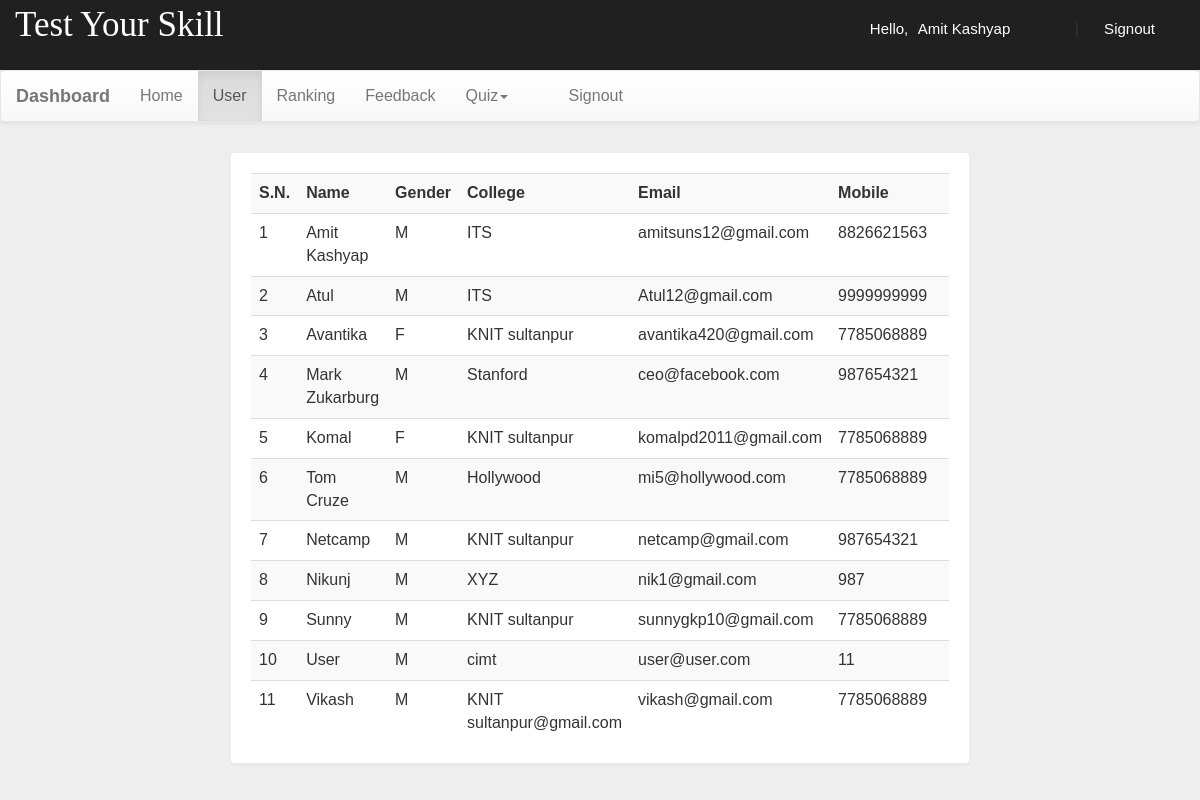
Screenshot of /login/dash.php?q=1 (signed in) with the database file from the repository.
### tables this page shows
CREATE TABLE `user` (
  `name` varchar(50) NOT NULL,
  `gender` varchar(5) NOT NULL,
  `college` varchar(100) NOT NULL,
  `email` varchar(50) NOT NULL,
  `mob` bigint(20) NOT NULL,
  `password` varchar(50) NOT NULL
);

### login/dash.php (the view, shortened to what this page needs)
<!DOCTYPE html PUBLIC "-//W3C//DTD XHTML 1.0 Transitional//EN" "http://www.w3.org/TR/xhtml1/DTD/xhtml1-transitional.dtd">
<html xmlns="http://www.w3.org/1999/xhtml">
<head>
<link  rel="stylesheet" href="css/bootstrap.min.css"/>
 <link  rel="stylesheet" href="css/bootstrap-theme.min.css"/>
 <link rel="stylesheet" href="css/main.css">
 <link  rel="stylesheet" href="css/font.css">
</head>
<body  style="background:#eee;">
<div class="header">
<div class="row">
<div class="col-lg-6">
<span class="logo">Test Your Skill</span></div>
<?php
 include_once 'dbConnection.php';
  if(!(isset($_SESSION['email']))){
header("location:index.php");
}
else
{
$name = $_SESSION['name'];;
echo '<span class="pull-right top title1" ><span class="log1"><span class="glyphicon glyphicon-user" aria-hidden="true"></span>&nbsp;&nbsp;&nbsp;&nbsp;Hello,</span> <a href="account.php" class="log log1">'.$name.'</a>&nbsp;|&nbsp;<a href="logout.php?q=account.php" class="log"><span class="glyphicon glyphicon-log-out" aria-hidden="true"></span>&nbsp;Signout</button></a></span>';
}?>
</div></div>
<nav class="navbar navbar-default title1">
  <div class="container-fluid">
    <div class="navbar-header">
      <a class="navbar-brand" href="dash.php?q=0"><b>Dashboard</b></a>
    </div>
    <div class="collapse navbar-collapse" id="bs-example-navbar-collapse-1">
      <ul class="nav navbar-nav">
        <li <?php if(@$_GET['q']==0) echo'class="active"'; ?>><a href="dash.php?q=0">Home<span class="sr-only">(current)</span></a></li>
        <li <?php if(@$_GET['q']==1) echo'class="active"'; ?>><a href="dash.php?q=1">User</a></li>
		<li <?php if(@$_GET['q']==2) echo'class="active"'; ?>><a href="dash.php?q=2">Ranking</a></li>
		<li <?php if(@$_GET['q']==3) echo'class="active"'; ?>><a href="dash.php?q=3">Feedback</a></li>
        <li class="dropdown <?php if(@$_GET['q']==4 || @$_GET['q']==5) echo'active"'; ?>">
          <a href="#" class="dropdown-toggle" data-toggle="dropdown" role="button" aria-haspopup="true" aria-expanded="false">Quiz<span class="caret"></span></a>
        </li><li class="pull-right"> <a href="logout.php?q=account.php"><span class="glyphicon glyphicon-log-out" aria-hidden="true"></span>&nbsp;&nbsp;&nbsp;&nbsp;Signout</a></li>
      </ul>
          </div>
  </div>
</nav>
<div class="container">
<div class="row">
<div class="col-md-12">
<?php if(@$_GET['q']==1) {
$result = mysqli_query($con,"SELECT * FROM user") or die('Error');
echo  '<div class="panel"><div class="table-responsive"><table class="table table-striped title1">
<tr><td><b>S.N.</b></td><td><b>Name</b></td><td><b>Gender</b></td><td><b>College</b></td><td><b>Email</b></td><td><b>Mobile</b></td><td></td></tr>';
$c=1;
while($row = mysqli_fetch_array($result)) {
	$name = $row['name'];
	$mob = $row['mob'];
	$gender = $row['gender'];
    $email = $row['email'];
	$college = $row['college'];
	echo '<tr><td>'.$c++.'</td><td>'.$name.'</td><td>'.$gender.'</td><td>'.$college.'</td><td>'.$email.'</td><td>'.$mob.'</td>
	<td><a title="Delete User" href="update.php?demail='.$email.'"><b><span class="glyphicon glyphicon-trash" aria-hidden="true"></span></b></a></td></tr>';
}
echo '</table></div></div>';
}?>
</div>
</div></div>
</body>
</html>

### login/css/main.css (style rules this page uses)
.panel { border-color:#eee; margin-top:10px; margin-left:200px; margin-right:200px; padding:20px; font: 15px "Century Gothic", "Times Roman", sans-serif; }
.header { background:#202020; height:70px; }
.logo { font-family:'typo'; font-size:35px; color:white; margin:15px; }
.title1 { font: 16px "Century Gothic", "Times Roman", sans-serif; }
.top { margin-top:20px; }
.log1 { font: 15px 'Ubuntu', sans-serif; color:white; margin-left:10px; }
.log { margin:10px; margin-right:60px; margin-left:5px; color:white; text-decoration:none; font-size:20px; font-size:15px; }

### rows the page displays
user: name "Amit Kashyap", gender "M", college "ITS", email "amitsuns12@gmail.com", mob "8826621563"
user: name "Atul", gender "M", college "ITS", email "Atul12@gmail.com", mob "9999999999"
user: name "Avantika", gender "F", college "KNIT sultanpur", email "avantika420@gmail.com", mob "7785068889"
user: name "Mark Zukarburg", gender "M", college "Stanford", email "ceo@facebook.com", mob "987654321"
user: name "Komal", gender "F", college "KNIT sultanpur", email "komalpd2011@gmail.com", mob "7785068889"
user: name "Tom Cruze", gender "M", college "Hollywood", email "mi5@hollywood.com", mob "7785068889"
user: name "Netcamp", gender "M", college "KNIT sultanpur", email "netcamp@gmail.com", mob "987654321"
user: name "Nikunj", gender "M", college "XYZ", email "nik1@gmail.com", mob "987"
user: name "Sunny", gender "M", college "KNIT sultanpur", email "sunnygkp10@gmail.com", mob "7785068889"
user: name "User", gender "M", college "cimt", email "user@user.com", mob "11"
user: name "Vikash", gender "M", college "KNIT sultanpur@gmail.com", email "vikash@gmail.com", mob "7785068889"

### other values shown
$name "Amit Kashyap"
